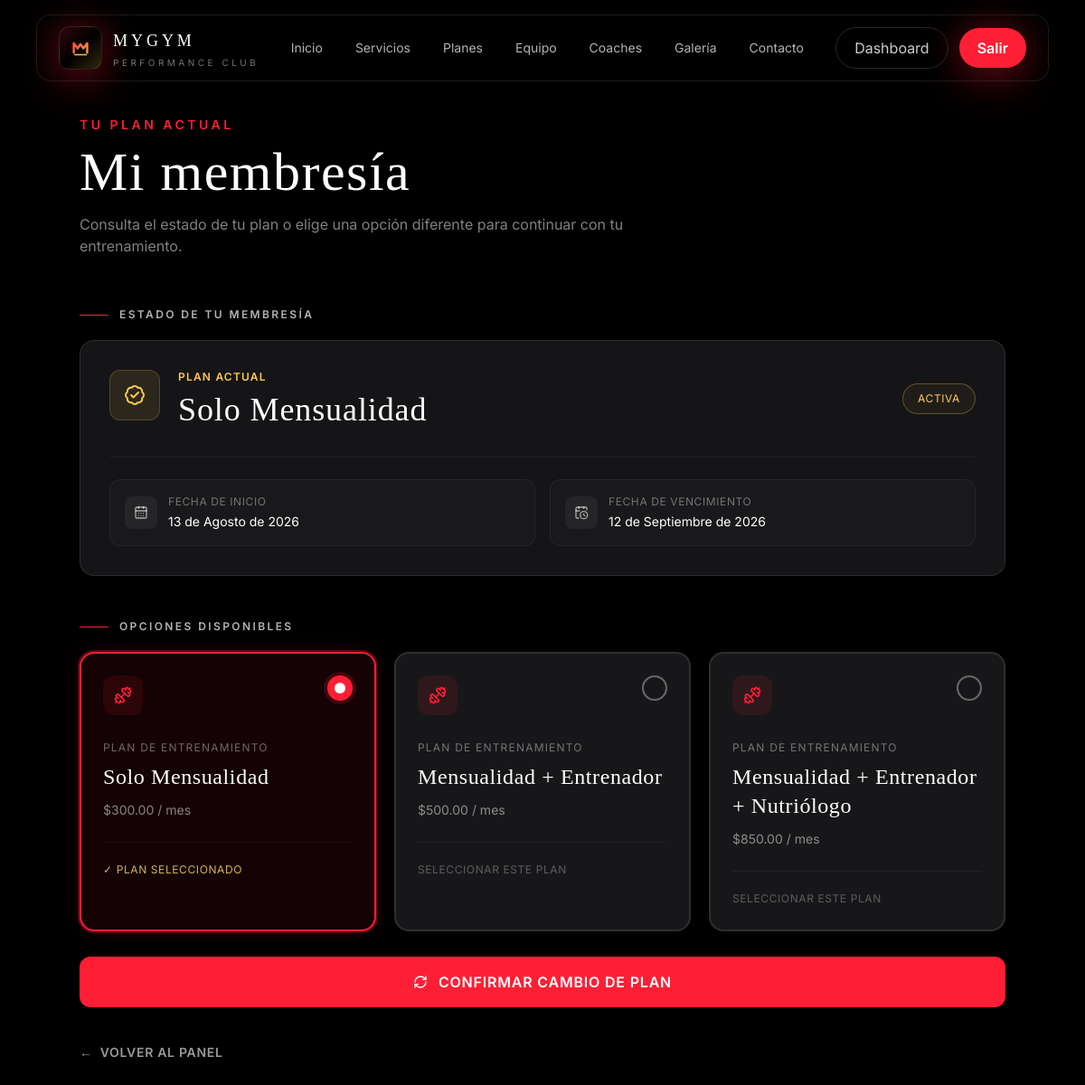
/cliente/membresia/ (signed in), run on the app's committed database.
### cliente/models.py (models this page shows, shortened)
class Membresia(models.Model):
    usuario = models.OneToOneField(
        settings.AUTH_USER_MODEL,
        on_delete=models.CASCADE,
        related_name='membresia'
    )
    tipo = models.ForeignKey(
        TipoMembresia,
        on_delete=models.PROTECT,
        related_name='membresias'
    )
    fecha_inicio = models.DateField()
    fecha_fin = models.DateField()
    activa = models.BooleanField(default=True)
    fecha_creacion = models.DateTimeField(auto_now_add=True)
    class Meta:
        verbose_name = 'Membresía'
        verbose_name_plural = 'Membresías'

### administrador/models.py (models this page shows, shortened)
class TipoMembresia(models.Model):
    OPCIONES = [
        ('basica', 'Solo Mensualidad'),
        ('entrenador', 'Mensualidad + Entrenador'),
        ('completa', 'Mensualidad + Entrenador + Nutriólogo'),
    ]
    nombre = models.CharField(max_length=10, choices=OPCIONES, unique=True)
    precio = models.DecimalField(max_digits=8, decimal_places=2)
    duracion_dias = models.PositiveIntegerField(default=30, help_text='Duración en días')
    descripcion = models.TextField(blank=True)
    activo = models.BooleanField(default=True)
    class Meta:
        verbose_name = 'Tipo de Membresía'
        verbose_name_plural = 'Tipos de Membresía'

### cliente/views.py (the view)
    @login_required
    def wrapper(request, *args, **kwargs):
        if request.user.rol != 'cliente':
            messages.error(request, 'Esta sección es solo para clientes.')
            return redirect('dashboard')
        return view_func(request, *args, **kwargs)

### cliente/views.py (called while the page is built)
def solo_cliente(view_func):
    @login_required
    def wrapper(request, *args, **kwargs):
        if request.user.rol != 'cliente':
            messages.error(request, 'Esta sección es solo para clientes.')
            return redirect('dashboard')
        return view_func(request, *args, **kwargs)
    return wrapper

@solo_cliente
def mi_membresia(request):
    try:
        membresia = request.user.membresia
    except Membresia.DoesNotExist:
        membresia = None
    tipos = TipoMembresia.objects.filter(activo=True)
    return render(request, 'cliente/membresia.html', {
        'membresia': membresia,
        'tipos': tipos,
    })

### templates/cliente/membresia.html (shortened to what this page needs)
{% extends 'base.html' %}
{% block content %}
<section class="min-h-screen bg-gym-black pt-28 sm:pt-32 pb-20 px-4 sm:px-8 lg:px-10">
  <div class="max-w-5xl mx-auto">
    <div class="reveal mb-10 sm:mb-14">
      <p class="text-gym-red text-xs sm:text-sm font-semibold uppercase tracking-[0.25em] mb-3">
        Tu plan actual
      </p>
      <h1 class="font-display text-4xl sm:text-5xl lg:text-6xl text-white tracking-wide leading-tight">
        Mi membresía
      </h1>
      <p class="text-white/50 text-sm sm:text-base mt-4 max-w-2xl leading-relaxed">
        Consulta el estado de tu plan o elige una opción diferente para continuar con tu entrenamiento.
      </p>
    </div>
    <div class="reveal mb-12">
      <div class="flex items-center gap-3 mb-5">
        <span class="w-8 h-px bg-gym-red"></span>
        <h2 class="text-white/70 text-xs font-semibold uppercase tracking-[0.2em]">
          Estado de tu membresía
        </h2>
      </div>
      <div class="bg-gym-surface border border-white/10 rounded-2xl overflow-hidden">
        {% if membresia %}
          <div class="p-6 sm:p-8">
            <div class="flex flex-col lg:flex-row lg:items-center lg:justify-between gap-7">
              <div class="flex items-start gap-4 sm:gap-5">
                <div class="w-14 h-14 rounded-xl bg-gym-gold/10 border border-gym-gold/20 flex items-center justify-center shrink-0">
                  <i data-lucide="badge-check" class="w-6 h-6 text-gym-gold"></i>
                </div>
                <div>
                  <p class="text-gym-gold text-xs uppercase tracking-widest font-semibold mb-2">
                    Plan actual
                  </p>
                  <h2 class="font-display text-3xl sm:text-4xl text-white tracking-wide">
                    {{ membresia.tipo.get_nombre_display }}
                  </h2>
                </div>
              </div>
              <span class="self-start lg:self-center text-xs
                {% if membresia.activa %}
                  text-gym-gold border-gym-gold/30 bg-gym-gold/5
                {% else %}
                  text-white/40 border-white/20 bg-white/5
                {% endif %}
                border rounded-full px-4 py-2 uppercase tracking-wider">
                {% if membresia.activa %}Activa{% else %}Inactiva{% endif %}
              </span>
            </div>
            <div class="grid grid-cols-1 sm:grid-cols-2 gap-4 mt-8 pt-6 border-t border-white/5">
              <div class="bg-white/[0.02] border border-white/5 rounded-xl p-4">
                <div class="flex items-center gap-3">
                  <div class="w-9 h-9 rounded-lg bg-white/5 flex items-center justify-center">
                    <i data-lucide="calendar-days" class="w-4 h-4 text-white/60"></i>
                  </div>
                  <div>
                    <p class="text-white/40 text-xs uppercase tracking-wider">
                      Fecha de inicio
                    </p>
                    <p class="text-white text-sm mt-1">
                      {{ membresia.fecha_inicio }}
                    </p>
                  </div>
                </div>
              </div>
              <div class="bg-white/[0.02] border border-white/5 rounded-xl p-4">
                <div class="flex items-center gap-3">
                  <div class="w-9 h-9 rounded-lg bg-white/5 flex items-center justify-center">
                    <i data-lucide="calendar-clock" class="w-4 h-4 text-white/60"></i>
                  </div>
                  <div>
                    <p class="text-white/40 text-xs uppercase tracking-wider">
                      Fecha de vencimiento
                    </p>
                    <p class="text-white text-sm mt-1">
                      {{ membresia.fecha_fin }}
                    </p>
                  </div>
                </div>
              </div>
            </div>
          </div>
        {% endif %}
      </div>
    </div>
    <div class="reveal">
      <div class="flex items-center gap-3 mb-5">
        <span class="w-8 h-px bg-gym-red"></span>
        <h2 class="text-white/70 text-xs font-semibold uppercase tracking-[0.2em]">
          Opciones disponibles
        </h2>
      </div>
      <form method="post" action="{% url 'cliente:cambiar_membresia' %}">
        <div class="grid grid-cols-1 md:grid-cols-3 gap-4 sm:gap-5">
          {% for tipo in tipos %}
            <div class="plan-option relative">
              <label
                for="plan-{{ tipo.pk }}"
                class="plan-card">
                <div class="flex items-start justify-between gap-4 mb-7">
                  <div class="w-11 h-11 rounded-xl bg-gym-red/10 flex items-center justify-center">
                    <i data-lucide="dumbbell" class="w-5 h-5 text-gym-red"></i>
                  </div>
                  <span
                    class="plan-indicator"
                    aria-hidden="true">
                    <span class="plan-dot"></span>
                  </span>
                </div>
                <p class="text-white/40 text-xs uppercase tracking-widest mb-2">
                  Plan de entrenamiento
                </p>
                <span class="block font-display text-2xl text-white tracking-wide mb-2">
                  {{ tipo.get_nombre_display }}
                </span>
                <span class="text-white/50 text-sm">
                  ${{ tipo.precio }} / mes
                </span>
                <div class="mt-6 pt-4 border-t border-white/5">
                  <span class="plan-status-default text-xs uppercase tracking-wider">
                    Seleccionar este plan
                  </span>
                  <span class="plan-status-selected text-xs uppercase tracking-wider">
                    ✓ Plan seleccionado
                  </span>
                </div>
              </label>
            </div>
          {% endfor %}
        </div>
        <button
          type="submit"
          class="w-full mt-7 inline-flex items-center justify-center gap-3 bg-gym-red hover:bg-red-700 text-white font-semibold py-4 px-8 rounded-xl uppercase tracking-wider transition-all duration-200 hover:shadow-lg hover:shadow-gym-red/30">
          <i data-lucide="refresh-cw" class="w-4 h-4"></i>
          Confirmar cambio de plan
        </button>
      </form>
    </div>
    <a
      href="{% url 'cliente:inicio' %}"
      class="inline-flex items-center gap-2 mt-10 text-sm font-semibold text-white/60 hover:text-gym-red uppercase tracking-wider transition-colors">
      <span aria-hidden="true">←</span>
      Volver al panel
    </a>
  </div>
</section>
{% endblock %}

### static/css/style.css (style rules this page uses)
html { scroll-behavior: smooth; }
body { background-color: #0b0b0c; }
.reveal { opacity: 0; transform: translateY(18px); transition: opacity .7s ease, transform .7s ease; }
.reveal.visible { opacity: 1; transform: translateY(0); }
.plan-option { position: relative; }
.plan-card { display: block; height: 100%; cursor: pointer; background-color: #171719; border: 2px solid rgba(255, 255, 255, 0.10); border-radius: 1rem; padding: 1.5rem; transition: border-color 0.25s ease, background-color 0.25s ease, box-shadow 0.25s ease, transform 0.25s ease; }
.plan-radio:checked + .plan-card { border-color: #ff1e35; background-color: rgba(255, 30, 53, 0.08); box-shadow: 0 0 0 2px rgba(255, 30, 53, 0.30), 0 0 24px rgba(255, 30, 53, 0.12); }
.plan-indicator { width: 28px; height: 28px; border-radius: 50%; border: 2px solid rgba(255, 255, 255, 0.35); display: flex; align-items: center; justify-content: center; background-color: transparent; transition: border-color 0.25s ease, background-color 0.25s ease, box-shadow 0.25s ease; }
.plan-radio:checked + .plan-card .plan-indicator { border-color: #ff1e35; background-color: #ff1e35; box-shadow: 0 0 0 4px rgba(255, 30, 53, 0.18); }
.plan-dot { width: 12px; height: 12px; border-radius: 50%; background-color: #ffffff; transform: scale(0); opacity: 0; transition: transform 0.25s ease, opacity 0.25s ease; }
.plan-radio:checked + .plan-card .plan-dot { transform: scale(1); opacity: 1; }
.plan-status-default { display: inline; color: rgba(255, 255, 255, 0.30); }
.plan-status-selected { display: none; color: #d6b45a; }
.plan-radio:checked + .plan-card .plan-status-selected { display: inline; }

### templates/base.html (style rules this page uses)
body { background-color: #0a0a0b; background-image: radial-gradient(circle at 15% 10%, rgba(255,31,53,0.08), transparent 35%), radial-gradient(circle at 85% 25%, rgba(255,201,77,0.06), transparent 30%), radial-gradient(circle at 50% 90%, rgba(255,31,53,0.05), transparent 40%); background-attachment: fixed; }

### data on the page
Membresia: tipo.nombre "Solo Mensualidad", fecha_inicio "13 de Agosto de 2026", fecha_fin "12 de Septiembre de 2026"
TipoMembresia: nombre "Solo Mensualidad", precio "300.00"
TipoMembresia: nombre "Mensualidad + Entrenador", precio "500.00"
TipoMembresia: nombre "Mensualidad + Entrenador + Nutriólogo", precio "850.00"
